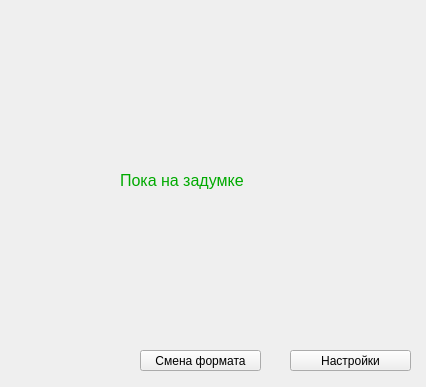
<?xml version="1.0" encoding="UTF-8"?>
<ui version="4.0">
 <class>day_short</class>
 <widget class="QWidget" name="day_short">
  <property name="geometry">
   <rect>
    <x>0</x>
    <y>0</y>
    <width>426</width>
    <height>387</height>
   </rect>
  </property>
  <property name="windowTitle">
   <string>Form</string>
  </property>
  <widget class="QLabel" name="label">
   <property name="geometry">
    <rect>
     <x>120</x>
     <y>160</y>
     <width>141</width>
     <height>41</height>
    </rect>
   </property>
   <property name="text">
    <string>&lt;html&gt;&lt;head/&gt;&lt;body&gt;&lt;p&gt;&lt;span style=&quot; font-size:12pt; color:#00aa00;&quot;&gt;Пока на задумке&lt;/span&gt;&lt;/p&gt;&lt;/body&gt;&lt;/html&gt;</string>
   </property>
  </widget>
  <widget class="QPushButton" name="ChangeFormat">
   <property name="geometry">
    <rect>
     <x>140</x>
     <y>350</y>
     <width>121</width>
     <height>21</height>
    </rect>
   </property>
   <property name="text">
    <string>Смена формата</string>
   </property>
  </widget>
  <widget class="QPushButton" name="Setting">
   <property name="geometry">
    <rect>
     <x>290</x>
     <y>350</y>
     <width>121</width>
     <height>21</height>
    </rect>
   </property>
   <property name="text">
    <string>Настройки</string>
   </property>
  </widget>
 </widget>
 <resources/>
 <connections/>
</ui>
